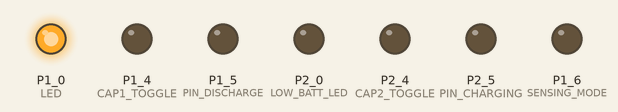
Simulated run of this sketch. Board: TI MSP430 LaunchPad. On the bench: output pins drawn as LEDs (lit = HIGH).

Above: at 0.1 s.
At 1.97 s:
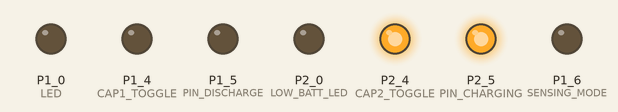
At 4.1 s:
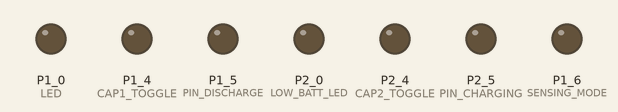
At 7.1 s:
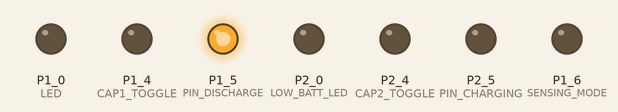
At 30.17 s:
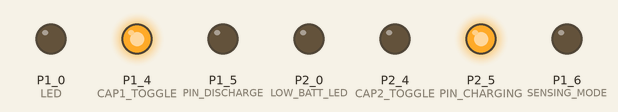
Timing chart, 0 to 31.8 s (numbered marks = the images above):
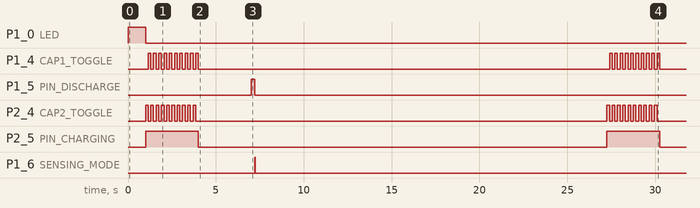

The sketch:

smartswitch-optimized.ino
```cpp
/*
  Smart-switch with MOSFET
*/

//see pins_energia.h for more LED definitions
#define LED               P1_0    // 2
#define LOW_BATT_LED      P2_0    // 9
#define CAP1_TOGGLE       P1_4    // 6
#define CAP2_TOGGLE       P2_4    // 12
#define PIN_DISCHARGE     P1_5    // 7
#define VOLT_SENSING      P1_7    // 15 (A7)
#define SENSING_MODE      P1_6    // 14
#define PIN_CHARGING      P2_5    // 13

/*#define BATT_THRESHOLD    540     // 1.6V  => 1.6V / (3.3/1023), 1k-1k*/
#define BATT_THRESHOLD    310     // 1V => 1V / (3.3/1023), 2.2k-1k

boolean b_is_lowbatt = false;
boolean b_is_firsttime = true;
int sensorValue = 0;

// the setup routine runs once when you press reset:
void setup() {

  /* SERIAL MODE
  Serial.begin(9600);
  */

  // initialize the digital pin as an output.
  pinMode(LED, OUTPUT);
  pinMode(PIN_CHARGING,  OUTPUT);
  pinMode(CAP1_TOGGLE,   OUTPUT);
  pinMode(CAP2_TOGGLE,   OUTPUT);
  pinMode(LOW_BATT_LED,  OUTPUT);
  pinMode(PIN_DISCHARGE, OUTPUT);
  pinMode(SENSING_MODE,  OUTPUT);

  show_ready();
}

// the loop routine runs over and over again forever:
void loop() {

  if( b_is_lowbatt ){

    low_batt_mode();

    return;  // back to loop()
  }

  charge_caps();

  if( b_is_firsttime ){

    sleepSeconds(3);
    b_is_firsttime = false;
  }
  else{

    sleepSeconds(7200);  // 2hrs
  }

  discharge_caps();

  volt_sensing();

  sleepSeconds(20); // the mosfet rest for 20s
}

void show_ready(){

  digitalWrite(SENSING_MODE, LOW);
  digitalWrite(LOW_BATT_LED, LOW);

  toggle_pin_with_delay(LED, 1000);
}

void low_batt_mode(){

  toggle_pin_with_delay(LOW_BATT_LED, 1000);

  discharge_caps();

  sleepSeconds(3);
}

void volt_sensing(){
  digitalWrite(SENSING_MODE, HIGH);
  sensorValue = analogRead(VOLT_SENSING);
  delay(50);
  digitalWrite(SENSING_MODE, LOW);

  /* SERIAL MODE
  Serial.print("sensor = " );
  Serial.println(sensorValue);
  delay(10); // 10ms
  */

  if ( sensorValue <= BATT_THRESHOLD ){

    b_is_lowbatt = true;
  }
}

void discharge_caps(){

  toggle_pin_with_delay(PIN_DISCHARGE, 200);
}

void charge_caps(){

  digitalWrite(PIN_CHARGING, HIGH);

  for(int i = 0; i < 10; i++){

    toggle_pin_with_delay(CAP2_TOGGLE, 150);
    toggle_pin_with_delay(CAP1_TOGGLE, 150);
  }

  digitalWrite(PIN_CHARGING, LOW);
}

void toggle_pin_with_delay(int pin, int ms_delay){

  digitalWrite(pin, HIGH);
  delay(ms_delay);
  digitalWrite(pin, LOW);
}
```

Measured:
- by itself, P1_5 (PIN_DISCHARGE): LOW → HIGH at 7.0 s, → LOW 0.20 s later
- by itself, P2_5 (PIN_CHARGING): alternates HIGH for 3.0 s and LOW for 23.3 s
- by itself, P1_6 (SENSING_MODE): LOW → HIGH at 7.2 s, → LOW 0.05 s later
- by itself, P1_4 (CAP1_TOGGLE), P2_4 (CAP2_TOGGLE): goes 9 × (HIGH 0.15 s, LOW 0.15 s), HIGH 0.15 s, LOW 23.4 s, 9 × (HIGH 0.15 s, LOW 0.15 s), HIGH 0.15 s, then LOW
